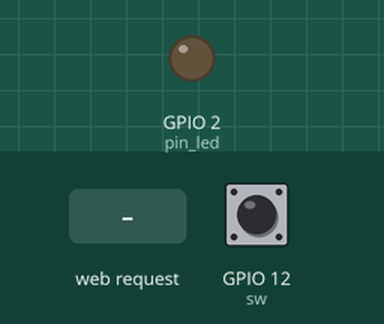
Recording of a sketch running on a simulated ESP8266 (NodeMCU). Shown: output pins drawn as LEDs (lit = HIGH). The inputs (shaded band) are chosen by the test bench; at power-on: GPIO 12 (sw) HIGH. WiFi joins after 1.5 s; servers stay silent unless stated; storage starts empty; what the sketch prints to the serial monitor is not drawn.

Above: at 2.7 s.
2.8 s: GPIO 12 (sw) pulled LOW for 3.2 s
At 7.0 s:
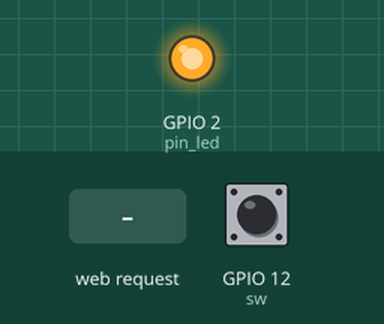
7.5 s: GPIO 12 (sw) pulled LOW for 0.15 s
At 8.3 s:
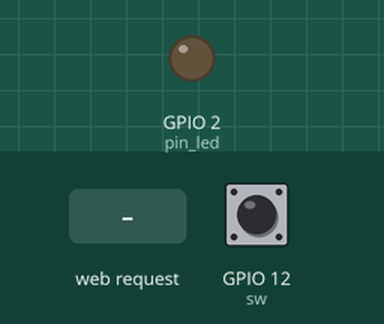
9.1 s: HTTP request GET /ledstate received
At 9.5 s:
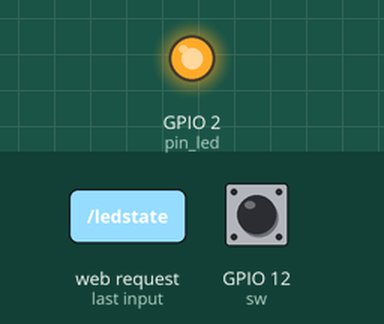
Timing chart, 0 to 12.1 s (numbered marks = the images above; inputs shaded):
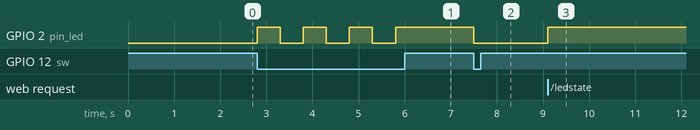

The sketch:

AdvancedWebServer.ino
```cpp
#include <ESP8266WiFi.h>
#include <ESP8266WebServer.h>
#include <FS.h>

ESP8266WebServer server;
uint8_t pin_led = 2;
char* ssid = "phill";
char* password = "00000000";
int sw = 12;
void setup()
{
  SPIFFS.begin();
  pinMode(pin_led, OUTPUT);
  pinMode(sw,INPUT);
  WiFi.begin(ssid,password);
  Serial.begin(115200);
  while(WiFi.status()!=WL_CONNECTED)
  {
    Serial.print(".");
    delay(500);
  }
  Serial.println("");
  Serial.print("IP Address: ");
  Serial.println(WiFi.localIP());

  server.on("/",serveIndexFile);
  server.on("/toggle_led.html",serveToggleLedFile);
  server.on("/ledstate",getLEDState);
  server.begin();
}

void loop()
{
  if (digitalRead(sw) == 0){
    getLEDState();
    delay(500);
  }
  server.handleClient();
}

void serveIndexFile()
{
  File file = SPIFFS.open("/index.html","r");
  server.streamFile(file, "text/html");
  file.close();
}

void serveToggleLedFile()
{
  File file = SPIFFS.open("/toggle_led.html","r");
  server.streamFile(file, "text/html");
  file.close();
}

void toggleLED()
{
  digitalWrite(pin_led,!digitalRead(pin_led));
}

void getLEDState()
{
  toggleLED();
  String led_state = digitalRead(pin_led) ? "Off" : "on";
  server.send(200,"text/plain", led_state);
}
```

Measured:
- after the input at 2.8 s, GPIO 2 (pin_led): alternates HIGH for 0.50 s and LOW for 0.50 s, 7 changes in all, then stays HIGH, starting at once
- after the input at 7.5 s, GPIO 2 (pin_led): HIGH → LOW at once
- after the input at 9.1 s, GPIO 2 (pin_led): LOW → HIGH at once
